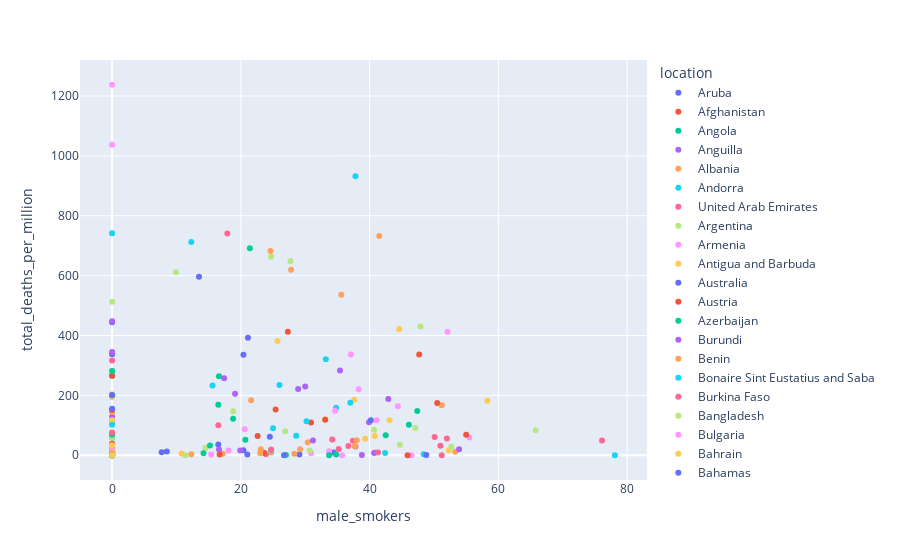

The notebook cell this image was saved under:
### Code cell
scatter_plot('2020-10-27', 'total_deaths_per_million', 'male_smokers')
